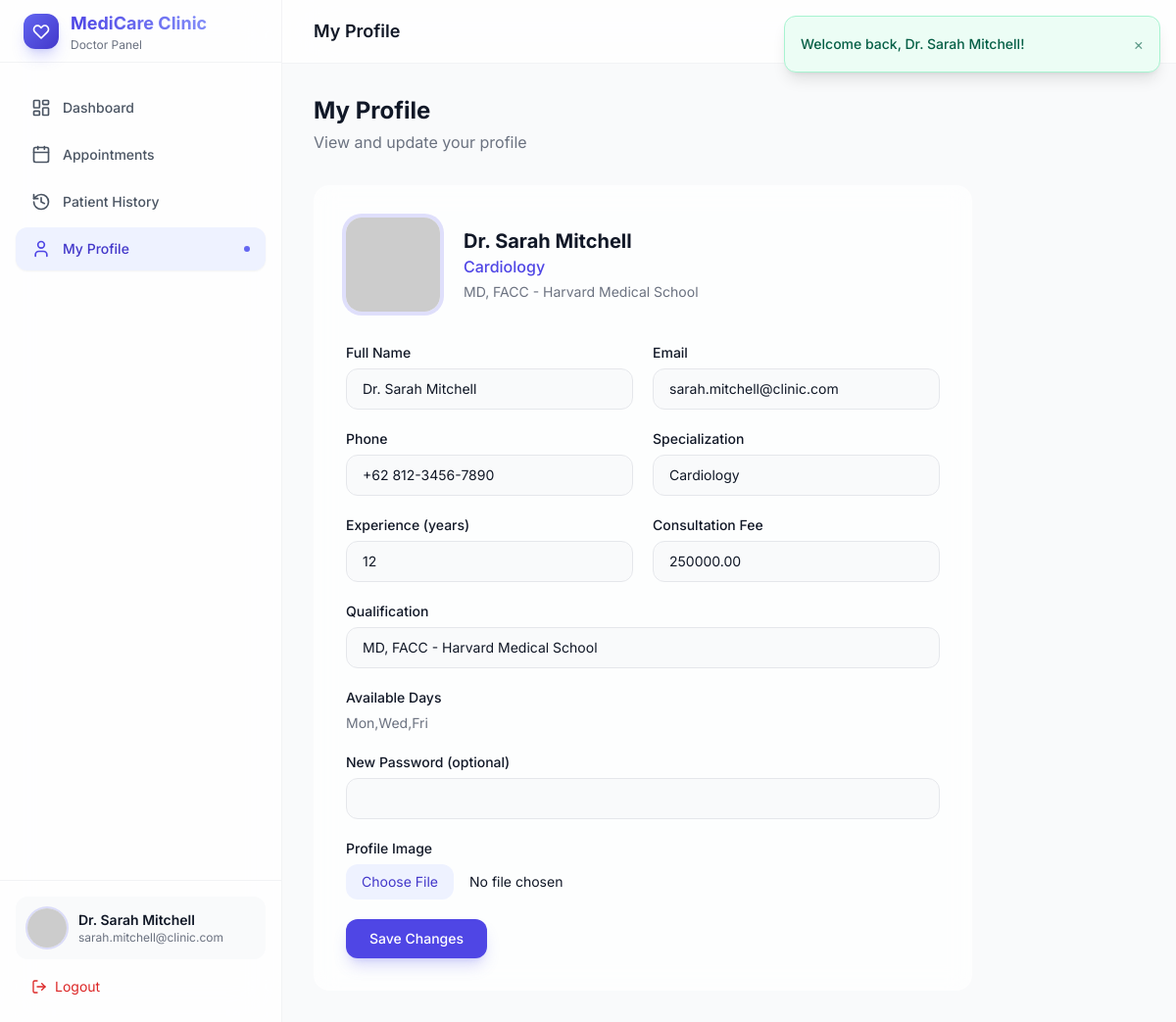
Page /doctor/profile.php (signed in) on the committed database.
### tables this page shows
CREATE TABLE IF NOT EXISTS doctors (
    id INT UNSIGNED AUTO_INCREMENT PRIMARY KEY,
    user_id INT UNSIGNED NOT NULL UNIQUE,
    specialization VARCHAR(100) NOT NULL,
    phone VARCHAR(20) NOT NULL,
    experience INT UNSIGNED NOT NULL DEFAULT 0,
    qualification VARCHAR(200) NOT NULL,
    available_days VARCHAR(100) NOT NULL COMMENT 'Comma-separated: Mon,Tue,Wed',
    consultation_fee DECIMAL(10,2) NOT NULL DEFAULT 0.00,
    created_at TIMESTAMP DEFAULT CURRENT_TIMESTAMP,
    FOREIGN KEY (user_id) REFERENCES users(id) ON DELETE CASCADE,
    INDEX idx_doctors_specialization (specialization)
);

CREATE TABLE IF NOT EXISTS users (
    id INT UNSIGNED AUTO_INCREMENT PRIMARY KEY,
    full_name VARCHAR(150) NOT NULL,
    email VARCHAR(150) NOT NULL UNIQUE,
    password VARCHAR(255) NOT NULL,
    role ENUM('admin', 'doctor', 'patient') NOT NULL DEFAULT 'patient',
    profile_image VARCHAR(255) DEFAULT NULL,
    created_at TIMESTAMP DEFAULT CURRENT_TIMESTAMP,
    INDEX idx_users_role (role),
    INDEX idx_users_email (email)
);

### helpers/functions.php (called while the page is built, shortened)
<?php
function e(?string $value): string
{
    return htmlspecialchars($value ?? '', ENT_QUOTES, 'UTF-8');
}
function base_url(string $path = ''): string
{
    $base = rtrim(APP_URL, '/');
    $path = ltrim($path, '/');
    if ($path === '') {
        return $base . '/';
    }
    return $base . '/' . $path;
}
function profile_image(?string $image, string $name = 'U'): string
{
    return 'https://ui-avatars.com/api/?name=' . urlencode($name) . '&background=6366f1&color=fff&size=128';
}

### config/database.php (called while the page is built, shortened)
<?php
class Database
{
    private static ?PDO $instance = null;
    public static function getConnection(): PDO
    {
        if (self::$instance === null) {
            $host = 'localhost';
            $dbname = 'clinic_management';
            $username = 'root';
            $password = '';
            $charset = 'utf8mb4';
            $dsn = "mysql:host={$host};dbname={$dbname};charset={$charset}";
            $options = [
                PDO::ATTR_ERRMODE            => PDO::ERRMODE_EXCEPTION,
                PDO::ATTR_DEFAULT_FETCH_MODE => PDO::FETCH_ASSOC,
                PDO::ATTR_EMULATE_PREPARES   => false,
            ];
            try {
                self::$instance = new PDO($dsn, $username, $password, $options);
            } catch (PDOException $e) {
                die('Database connection failed: ' . $e->getMessage());
            }
        }
        return self::$instance;
    }
}

### helpers/auth.php (called while the page is built, shortened)
<?php
function is_logged_in(): bool
{
    return isset($_SESSION['user_id']);
}
function current_user(): ?array
{
    return [
        'id'            => $_SESSION['user_id'],
        'full_name'     => $_SESSION['user_name'],
        'email'         => $_SESSION['user_email'],
        'role'          => $_SESSION['user_role'],
        'profile_image' => $_SESSION['user_image'] ?? null,
    ];
}

### modules/doctors/DoctorModel.php (called while the page is built, shortened)
<?php
class DoctorModel
{
    private PDO $db;
    public function __construct()
    {
        $this->db = Database::getConnection();
    }
    public function findByUserId(int $userId): ?array
    {
        $stmt = $this->db->prepare(
            'SELECT d.*, u.full_name, u.email, u.profile_image
             FROM doctors d JOIN users u ON d.user_id = u.id WHERE d.user_id = ?'
        );
        $stmt->execute([$userId]);
        return $stmt->fetch() ?: null;
    }
}

### doctor/profile.php (the view, shortened to what this page needs)
<?php
require_once APP_ROOT . '/includes/components.php';
$doctorModel = new DoctorModel();
$doctor = $doctorModel->findByUserId(current_user()['id']);
$pageTitle = 'My Profile';
render_page_header('My Profile', 'View and update your profile');
?>
<div class="glass-card rounded-2xl p-8 max-w-2xl">
    <div class="flex items-center gap-6 mb-8">
        <img src="<?= profile_image($doctor['profile_image'], $doctor['full_name']) ?>" class="w-24 h-24 rounded-2xl object-cover ring-4 ring-primary-500/20" alt="">
        <div>
            <h2 class="text-xl font-bold"><?= e($doctor['full_name']) ?></h2>
            <p class="text-primary-600 font-medium"><?= e($doctor['specialization']) ?></p>
            <p class="text-sm text-gray-500 mt-1"><?= e($doctor['qualification']) ?></p>
        </div>
    </div>
    <form method="POST" enctype="multipart/form-data" class="space-y-5">
        <div class="grid grid-cols-1 md:grid-cols-2 gap-5">
            <div><label class="block text-sm font-medium mb-1.5">Full Name</label>
                <input type="text" name="full_name" required value="<?= e($doctor['full_name']) ?>" class="w-full px-4 py-2.5 text-sm bg-gray-50 dark:bg-slate-700/50 border border-gray-200 dark:border-slate-600 rounded-xl focus:ring-2 focus:ring-primary-500 outline-none"></div>
            <div><label class="block text-sm font-medium mb-1.5">Email</label>
                <input type="email" name="email" required value="<?= e($doctor['email']) ?>" class="w-full px-4 py-2.5 text-sm bg-gray-50 dark:bg-slate-700/50 border border-gray-200 dark:border-slate-600 rounded-xl focus:ring-2 focus:ring-primary-500 outline-none"></div>
            <div><label class="block text-sm font-medium mb-1.5">Phone</label>
                <input type="tel" name="phone" value="<?= e($doctor['phone']) ?>" class="w-full px-4 py-2.5 text-sm bg-gray-50 dark:bg-slate-700/50 border border-gray-200 dark:border-slate-600 rounded-xl focus:ring-2 focus:ring-primary-500 outline-none"></div>
            <div><label class="block text-sm font-medium mb-1.5">Specialization</label>
                <input type="text" name="specialization" value="<?= e($doctor['specialization']) ?>" class="w-full px-4 py-2.5 text-sm bg-gray-50 dark:bg-slate-700/50 border border-gray-200 dark:border-slate-600 rounded-xl focus:ring-2 focus:ring-primary-500 outline-none"></div>
            <div><label class="block text-sm font-medium mb-1.5">Experience (years)</label>
                <input type="number" name="experience" value="<?= e($doctor['experience']) ?>" class="w-full px-4 py-2.5 text-sm bg-gray-50 dark:bg-slate-700/50 border border-gray-200 dark:border-slate-600 rounded-xl focus:ring-2 focus:ring-primary-500 outline-none"></div>
            <div><label class="block text-sm font-medium mb-1.5">Consultation Fee</label>
                <input type="number" name="consultation_fee" value="<?= e($doctor['consultation_fee']) ?>" class="w-full px-4 py-2.5 text-sm bg-gray-50 dark:bg-slate-700/50 border border-gray-200 dark:border-slate-600 rounded-xl focus:ring-2 focus:ring-primary-500 outline-none"></div>
        </div>
        <div><label class="block text-sm font-medium mb-1.5">Qualification</label>
            <input type="text" name="qualification" value="<?= e($doctor['qualification']) ?>" class="w-full px-4 py-2.5 text-sm bg-gray-50 dark:bg-slate-700/50 border border-gray-200 dark:border-slate-600 rounded-xl focus:ring-2 focus:ring-primary-500 outline-none"></div>
        <div><label class="block text-sm font-medium mb-1.5">Available Days</label>
            <p class="text-sm text-gray-500"><?= e($doctor['available_days']) ?></p></div>
        <div><label class="block text-sm font-medium mb-1.5">New Password (optional)</label>
            <input type="password" name="password" class="w-full px-4 py-2.5 text-sm bg-gray-50 dark:bg-slate-700/50 border border-gray-200 dark:border-slate-600 rounded-xl focus:ring-2 focus:ring-primary-500 outline-none"></div>
        <div><label class="block text-sm font-medium mb-1.5">Profile Image</label>
            <input type="file" name="profile_image" accept="image/*" onchange="previewImage(this,'prof-preview')" class="w-full text-sm file:mr-4 file:py-2 file:px-4 file:rounded-xl file:border-0 file:bg-primary-50 file:text-primary-700"></div>
        <button type="submit" class="px-6 py-2.5 bg-primary-600 hover:bg-primary-700 text-white text-sm font-medium rounded-xl shadow-lg shadow-primary-500/25">Save Changes</button>
    </form>
</div>
<?php $content = ob_get_clean(); include APP_ROOT . '/layouts/dashboard.php'; ?>

### includes/components.php (shortened to what this page needs)
    <?php
function render_page_header(string $title, ?string $subtitle = null, ?string $actionUrl = null, ?string $actionLabel = null): void
{
    ?>
    <div class="flex flex-col sm:flex-row sm:items-center sm:justify-between gap-4 mb-8">
        <div>
            <h1 class="text-2xl font-bold"><?= e($title) ?></h1>
            <?php if ($subtitle): ?>
            <p class="text-gray-500 dark:text-gray-400 mt-1"><?= e($subtitle) ?></p>
            <?php endif; ?>
        </div>
    </div>
    <?php
}
    ?>

### layouts/head.php (shortened to what this page needs)
<!DOCTYPE html>
<html lang="en" class="h-full">
<head>
    <script src="https://cdn.tailwindcss.com"></script>
    <link rel="stylesheet" href="<?= base_url('assets/css/style.css') ?>">
</head>
<body class="h-full bg-gray-50 dark:bg-slate-900 text-gray-900 dark:text-gray-100 font-sans antialiased transition-colors duration-300"
      x-data="{ sidebarOpen: false, darkMode: localStorage.getItem('theme') === 'dark' || (!localStorage.getItem('theme') && window.matchMedia('(prefers-color-scheme: dark)').matches) }"
      x-init="$watch('darkMode', val => { localStorage.setItem('theme', val ? 'dark' : 'light'); document.documentElement.classList.toggle('dark', val) }); document.documentElement.classList.toggle('dark', darkMode)">

### layouts/dashboard.php (shortened to what this page needs)
<?php include APP_ROOT . '/layouts/head.php'; ?>
<div class="flex h-full min-h-screen">
    <?php include APP_ROOT . '/layouts/sidebar.php'; ?>
    <div class="flex-1 flex flex-col min-w-0 lg:ml-0">
        <?php include APP_ROOT . '/layouts/header.php'; ?>
        <main class="flex-1 p-4 lg:p-8 overflow-auto">
            <div class="animate-fade-in max-w-7xl mx-auto">
                <?php if (isset($content)) echo $content; ?>
            </div>
        </main>
    </div>
</div>
<?php include APP_ROOT . '/layouts/footer.php'; ?>

### layouts/sidebar.php (shortened to what this page needs)
<?php
$user = current_user();
$role = $user['role'] ?? '';
$navItems = match ($role) {
    'admin' => [
        ['icon' => 'layout-dashboard', 'label' => 'Dashboard', 'url' => base_url('admin/dashboard.php')],
        ['icon' => 'calendar', 'label' => 'Appointments', 'url' => base_url('admin/appointments/index.php')],
        ['icon' => 'stethoscope', 'label' => 'Doctors', 'url' => base_url('admin/doctors/index.php')],
        ['icon' => 'users', 'label' => 'Patients', 'url' => base_url('admin/patients/index.php')],
        ['icon' => 'user-cog', 'label' => 'Users', 'url' => base_url('admin/users/index.php')],
    ],
    'doctor' => [
        ['icon' => 'layout-dashboard', 'label' => 'Dashboard', 'url' => base_url('doctor/dashboard.php')],
        ['icon' => 'calendar', 'label' => 'Appointments', 'url' => base_url('doctor/appointments.php')],
        ['icon' => 'history', 'label' => 'Patient History', 'url' => base_url('doctor/patient-history.php')],
        ['icon' => 'user', 'label' => 'My Profile', 'url' => base_url('doctor/profile.php')],
    ],
    'patient' => [
        ['icon' => 'layout-dashboard', 'label' => 'Dashboard', 'url' => base_url('patient/dashboard.php')],
        ['icon' => 'calendar-plus', 'label' => 'Book Appointment', 'url' => base_url('patient/book.php')],
        ['icon' => 'stethoscope', 'label' => 'Find Doctors', 'url' => base_url('patient/doctors.php')],
        ['icon' => 'calendar', 'label' => 'My Appointments', 'url' => base_url('patient/appointments.php')],
        ['icon' => 'user', 'label' => 'My Profile', 'url' => base_url('patient/profile.php')],
    ],
    default => [],
};
?>
<aside :class="sidebarOpen ? 'translate-x-0' : '-translate-x-full'"
       class="fixed inset-y-0 left-0 z-50 w-72 bg-white/80 dark:bg-slate-800/80 backdrop-blur-xl border-r border-gray-200/50 dark:border-slate-700/50 transform transition-transform duration-300 ease-in-out lg:translate-x-0 lg:static lg:inset-auto flex flex-col">
    <div class="flex items-center gap-3 px-6 h-16 border-b border-gray-200/50 dark:border-slate-700/50">
        <div class="w-9 h-9 rounded-xl bg-gradient-to-br from-primary-500 to-primary-700 flex items-center justify-center shadow-lg shadow-primary-500/25">
            <svg class="w-5 h-5 text-white" fill="none" stroke="currentColor" viewBox="0 0 24 24">
                <path stroke-linecap="round" stroke-linejoin="round" stroke-width="2" d="M4.318 6.318a4.5 4.5 0 000 6.364L12 20.364l7.682-7.682a4.5 4.5 0 00-6.364-6.364L12 7.636l-1.318-1.318a4.5 4.5 0 00-6.364 0z"/>
            </svg>
        </div>
        <div>
            <h1 class="font-bold text-lg bg-gradient-to-r from-primary-600 to-primary-400 bg-clip-text text-transparent"><?= APP_NAME ?></h1>
            <p class="text-xs text-gray-500 dark:text-gray-400 capitalize"><?= e($role) ?> Panel</p>
        </div>
    </div>
    <nav class="flex-1 px-4 py-6 space-y-1 overflow-y-auto">
        <?php foreach ($navItems as $item):
            $isActive = str_contains($_SERVER['REQUEST_URI'], str_replace(base_url(''), '', $item['url']));
        ?>
        <a href="<?= $item['url'] ?>"
           class="sidebar-link group flex items-center gap-3 px-4 py-3 rounded-xl text-sm font-medium transition-all duration-200
                  <?= $isActive
                      ? 'bg-primary-50 dark:bg-primary-900/30 text-primary-700 dark:text-primary-300 shadow-sm'
                      : 'text-gray-600 dark:text-gray-400 hover:bg-gray-100 dark:hover:bg-slate-700/50 hover:text-gray-900 dark:hover:text-white' ?>">
            <i data-lucide="<?= $item['icon'] ?>" class="w-5 h-5 <?= $isActive ? 'text-primary-600 dark:text-primary-400' : '' ?>"></i>
            <?= e($item['label']) ?>
            <?php if ($isActive): ?>
            <span class="ml-auto w-1.5 h-1.5 rounded-full bg-primary-500"></span>
            <?php endif; ?>
        </a>
        <?php endforeach; ?>
    </nav>
    <div class="p-4 border-t border-gray-200/50 dark:border-slate-700/50">
        <div class="flex items-center gap-3 p-3 rounded-xl bg-gray-50 dark:bg-slate-700/30">
            <img src="<?= profile_image($user['profile_image'] ?? null, $user['full_name'] ?? 'U') ?>"
                 alt="Profile" class="w-10 h-10 rounded-full object-cover ring-2 ring-primary-500/20">
            <div class="flex-1 min-w-0">
                <p class="text-sm font-semibold truncate"><?= e($user['full_name'] ?? '') ?></p>
                <p class="text-xs text-gray-500 dark:text-gray-400 truncate"><?= e($user['email'] ?? '') ?></p>
            </div>
        </div>
        <a href="<?= base_url('auth/logout.php') ?>"
           class="mt-2 flex items-center gap-2 px-4 py-2.5 text-sm text-red-600 dark:text-red-400 hover:bg-red-50 dark:hover:bg-red-900/20 rounded-xl transition-colors">
            <i data-lucide="log-out" class="w-4 h-4"></i>
            Logout
        </a>
    </div>
</aside>

### layouts/header.php (shortened to what this page needs)
<header class="sticky top-0 z-30 bg-white/80 dark:bg-slate-800/80 backdrop-blur-xl border-b border-gray-200/50 dark:border-slate-700/50">
    <div class="flex items-center justify-between h-16 px-4 lg:px-8">
        <div class="hidden lg:block">
            <h2 class="text-lg font-semibold"><?= e($pageTitle ?? 'Dashboard') ?></h2>
        </div>
        <div class="flex items-center gap-3">
            <button @click="darkMode = !darkMode"
                    class="p-2.5 rounded-xl hover:bg-gray-100 dark:hover:bg-slate-700 transition-all duration-300 group">
            </button>
            <div class="relative" x-data="{ open: false }">
                <button @click="open = !open" class="relative p-2.5 rounded-xl hover:bg-gray-100 dark:hover:bg-slate-700 transition-colors">
                </button>
            </div>
        </div>
    </div>
</header>

### layouts/footer.php (shortened to what this page needs)
    <div id="toast-container" class="fixed top-4 right-4 z-[100] flex flex-col gap-3 max-w-sm w-full pointer-events-none"></div>
</body>
</html>

### assets/css/style.css (style rules this page uses)
html { scroll-behavior: smooth; }
.glass-card { background: rgba(255, 255, 255, 0.7); backdrop-filter: blur(12px); border: 1px solid rgba(255, 255, 255, 0.2); }

### rows in the picture
doctors: user.full_name "Dr. Sarah Mitchell", user.email "sarah.mitchell@clinic.com", specialization "Cardiology", qualification "MD, FACC - Harvard Medical School", full_name "Dr. Sarah Mitchell", email "sarah.mitchell@clinic.com", phone "+62 812-3456-7890", experience "12", consultation_fee "250000.00", available_days "Mon,Wed,Fri"

### other values in the picture
$role "Doctor"
$item['label'] "Dashboard"
$item['label'] "Appointments"
$item['label'] "Patient History"
$item['label'] "My Profile"
$pageTitle "My Profile"
$title "My Profile"
$subtitle "View and update your profile"
